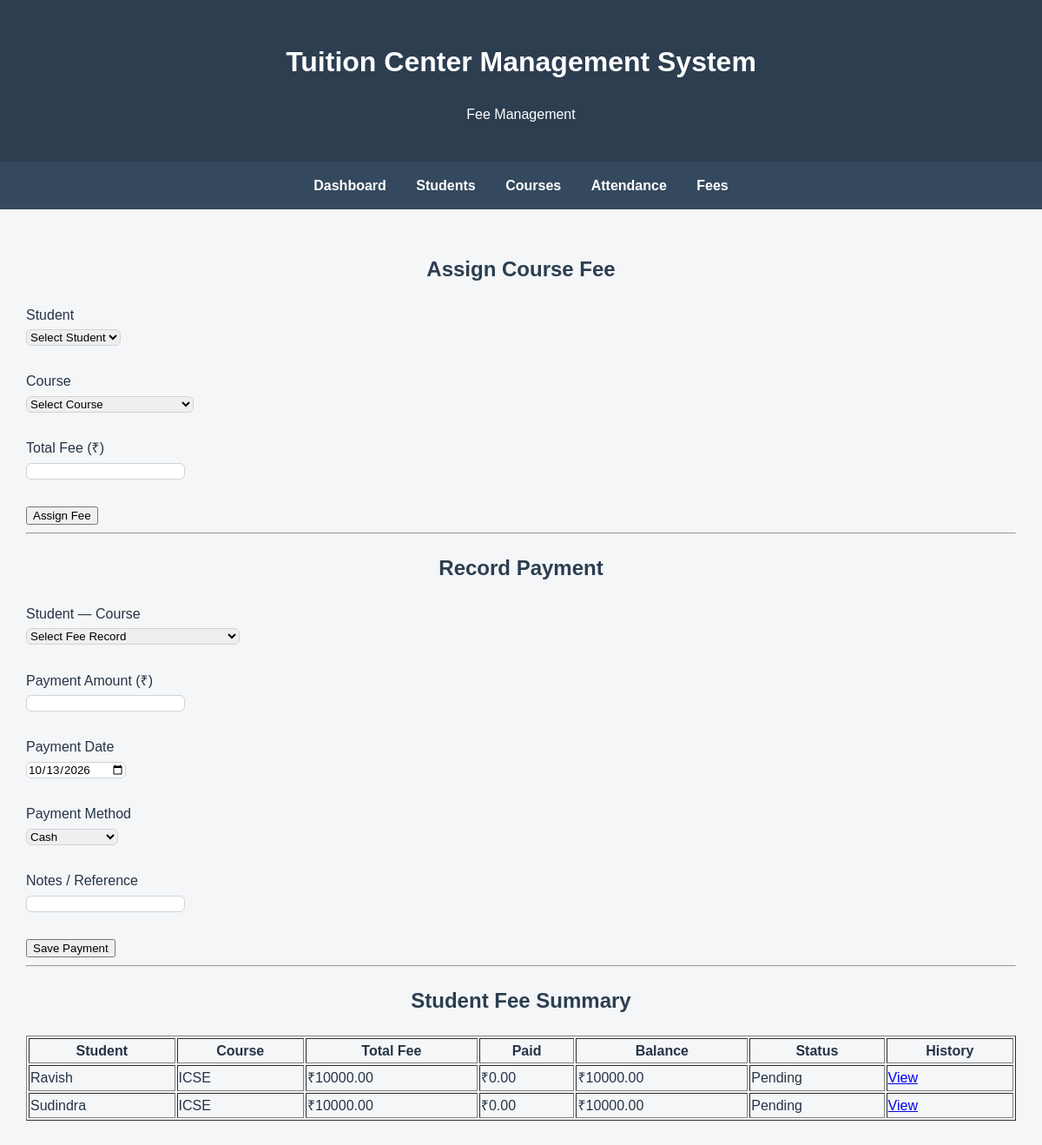
Page /fees (signed in) on the committed database.
### tables this page shows
CREATE TABLE student_fees (
        id INTEGER PRIMARY KEY AUTOINCREMENT,
        student_id INTEGER NOT NULL,
        course_id INTEGER NOT NULL,
        total_fee REAL NOT NULL CHECK(total_fee >= 0),
        UNIQUE(student_id, course_id),
        FOREIGN KEY (student_id) REFERENCES students(id),
        FOREIGN KEY (course_id) REFERENCES courses(id)
        );

### app.py (the view)
@app.route("/fees")
@login_required
def fees():
    conn = get_db_connection()
    students = conn.execute(
        "SELECT id, name FROM students ORDER BY name"
    ).fetchall()
    courses = conn.execute(
        "SELECT id, course_name, class_name, fee FROM courses ORDER BY course_name"
    ).fetchall()
    fees = conn.execute("""
        SELECT sf.id, sf.total_fee,
               s.name AS student_name,
               c.course_name,
               COALESCE(SUM(fp.amount), 0) AS paid,
               sf.total_fee - COALESCE(SUM(fp.amount), 0) AS balance
        FROM student_fees sf
        JOIN students s ON sf.student_id = s.id
        JOIN courses c ON sf.course_id = c.id
        LEFT JOIN fee_payments fp ON sf.id = fp.fee_id
        GROUP BY sf.id
        ORDER BY s.name, c.course_name
    """).fetchall()
    conn.close()
    return render_template(
        "fees.html",
        students=students,
        courses=courses,
        fees=fees,
        today=date.today().isoformat()
    )

### app.py (called while the page is built)
def get_db_connection():
    conn = sqlite3.connect("tuition.db")
    conn.row_factory = sqlite3.Row
    return conn

def login_required(route_function):
    @wraps(route_function)
    def wrapper(*args, **kwargs):
        if "admin_id" not in session:
            return redirect(url_for("login"))
        return route_function(*args, **kwargs)
    return wrapper

### templates/fees.html (shortened to what this page needs)
<!DOCTYPE html>
<html>
<head>
    <link rel="stylesheet"
          href="{{ url_for('static', filename='style.css') }}">
</head>
<body>
<header>
    <h1>Tuition Center Management System</h1>
    <p>Fee Management</p>
</header>
<nav>
    <a href="/">Dashboard</a>
    <a href="/students">Students</a>
    <a href="/courses">Courses</a>
    <a href="/attendance">Attendance</a>
    <a href="/fees">Fees</a>
</nav>
<main>
    <h2>Assign Course Fee</h2>
    <form method="POST" action="/assign_fee">
        <label>Student</label><br>
        <select name="student_id" required>
            <option value="">Select Student</option>
        </select>
        <br><br>
        <label>Course</label><br>
        <select name="course_id" required>
            <option value="">Select Course</option>
        </select>
        <br><br>
        <label>Total Fee (₹)</label><br>
        <input type="number" name="total_fee"
               min="0" step="0.01" required>
        <br><br>
        <button type="submit">Assign Fee</button>
    </form>
    <hr>
    <h2>Record Payment</h2>
    <form method="POST" action="/record_payment">
        <label>Student — Course</label><br>
        <select name="fee_id" required>
            <option value="">Select Fee Record</option>
        </select>
        <br><br>
        <label>Payment Amount (₹)</label><br>
        <input type="number" name="amount"
               min="0.01" step="0.01" required>
        <br><br>
        <label>Payment Date</label><br>
        <input type="date" name="payment_date"
               value="{{ today }}" required>
        <br><br>
        <label>Payment Method</label><br>
        <select name="payment_method" required>
            <option value="Cash">Cash</option>
        </select>
        <br><br>
        <label>Notes / Reference</label><br>
        <input type="text" name="notes">
        <br><br>
        <button type="submit">Save Payment</button>
    </form>
    <hr>
    <h2>Student Fee Summary</h2>
    <table border="1" width="100%">
        <tr>
            <th>Student</th>
            <th>Course</th>
            <th>Total Fee</th>
            <th>Paid</th>
            <th>Balance</th>
            <th>Status</th>
            <th>History</th>
        </tr>
        {% for fee in fees %}
        <tr>
            <td>{{ fee['student_name'] }}</td>
            <td>{{ fee['course_name'] }}</td>
            <td>₹{{ "%.2f"|format(fee['total_fee']) }}</td>
            <td>₹{{ "%.2f"|format(fee['paid']) }}</td>
            <td>₹{{ "%.2f"|format(fee['balance']) }}</td>
            <td>
                {% if fee['balance'] == 0 %}
                    Paid
                {% else %}
                    Pending
                {% endif %}
            </td>
            <td>
                <a href="/fee_history/{{ fee['id'] }}">View</a>
            </td>
        </tr>
        {% endfor %}
    </table>
</main>
</body>
</html>

### static/style.css (style rules this page uses)
body { font-family: Arial, sans-serif; margin: 0; background-color: #f4f6f8; }
header { background-color: #2c3e50; color: white; text-align: center; padding: 25px; }
nav { background-color: #34495e; text-align: center; padding: 15px; }
nav a { color: white; text-decoration: none; margin: 15px; font-weight: bold; }
main { padding: 30px; }
main h2 { text-align: center; }
* { box-sizing: border-box; }
body { color: #263445; line-height: 1.6; }
main h1, main h2, .container h1, .container h2 { color: #2c3e50; }
main h2 { margin-bottom: 20px; }
button, .primary-btn, .export-btn, .back-btn, .secondary-btn { font-family: inherit; transition: background-color 0.2s ease, box-shadow 0.2s ease; }
input, select, textarea { font-family: inherit; max-width: 100%; }
input:not([type="checkbox"]):not([type="radio"]), select, textarea { border: 1px solid #ced4da; border-radius: 6px; }

### rows in the picture
student_fees: student_name "Ravish", course_name "ICSE", total_fee "10000.00", paid "0.00", balance "10000.00"
student_fees: student_name "Sudindra", course_name "ICSE", total_fee "10000.00", paid "0.00", balance "10000.00"
